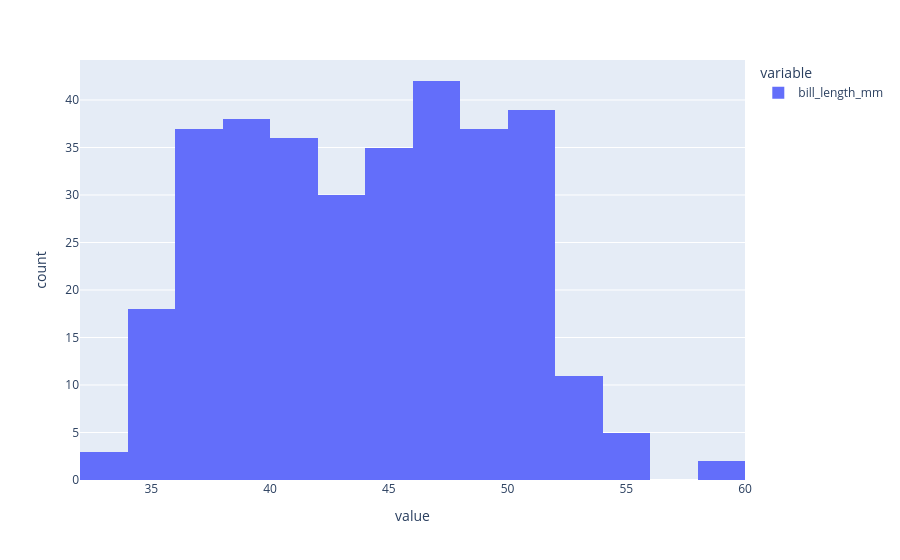

The cell this chart's notebook holds for it:
### Code cell
# Con Plotly
grafico = px.histogram(pinguinosLimpio["bill_length_mm"])
grafico.show()

### Figure 1 — Plotly figure (JSON) as saved in the notebook; plotly's stock layout.template omitted (floating-point values rounded to 4 significant figures; data arrays with more than 128 entries replaced by an {"elided": "..."} marker saying what was removed)
{"data": [{"bingroup": "x", "hovertemplate": "variable=bill_length_mm<br>value=%{x}<br>count=%{y}<extra></extra>", "legendgroup": "bill_length_mm", "marker": {"color": "#636efa", "pattern": {"shape": ""}}, "name": "bill_length_mm", "orientation": "v", "showlegend": true, "type": "histogram", "x": {"elided": "333 float values"}, "xaxis": "x", "yaxis": "y"}], "layout": {"barmode": "relative", "legend": {"title": {"text": "variable"}, "tracegroupgap": 0}, "margin": {"t": 60}, "xaxis": {"anchor": "y", "domain": [0, 1], "title": {"text": "value"}}, "yaxis": {"anchor": "x", "domain": [0, 1], "title": {"text": "count"}}}}
